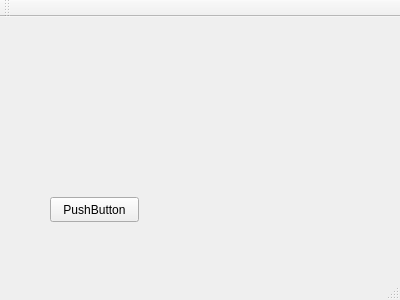
<?xml version="1.0" encoding="UTF-8"?>
<ui version="4.0">
 <class>MainWindow</class>
 <widget class="QMainWindow" name="MainWindow">
  <property name="geometry">
   <rect>
    <x>0</x>
    <y>0</y>
    <width>400</width>
    <height>300</height>
   </rect>
  </property>
  <property name="windowTitle">
   <string>MainWindow</string>
  </property>
  <widget class="QWidget" name="centralWidget">
   <widget class="QPushButton" name="pushButton">
    <property name="geometry">
     <rect>
      <x>50</x>
      <y>180</y>
      <width>89</width>
      <height>25</height>
     </rect>
    </property>
    <property name="text">
     <string>PushButton</string>
    </property>
   </widget>
  </widget>
  <widget class="QMenuBar" name="menuBar">
   <property name="geometry">
    <rect>
     <x>0</x>
     <y>0</y>
     <width>400</width>
     <height>22</height>
    </rect>
   </property>
  </widget>
  <widget class="QToolBar" name="mainToolBar">
   <attribute name="toolBarArea">
    <enum>TopToolBarArea</enum>
   </attribute>
   <attribute name="toolBarBreak">
    <bool>false</bool>
   </attribute>
  </widget>
  <widget class="QStatusBar" name="statusBar"/>
 </widget>
 <layoutdefault spacing="6" margin="11"/>
 <resources/>
 <connections/>
</ui>
